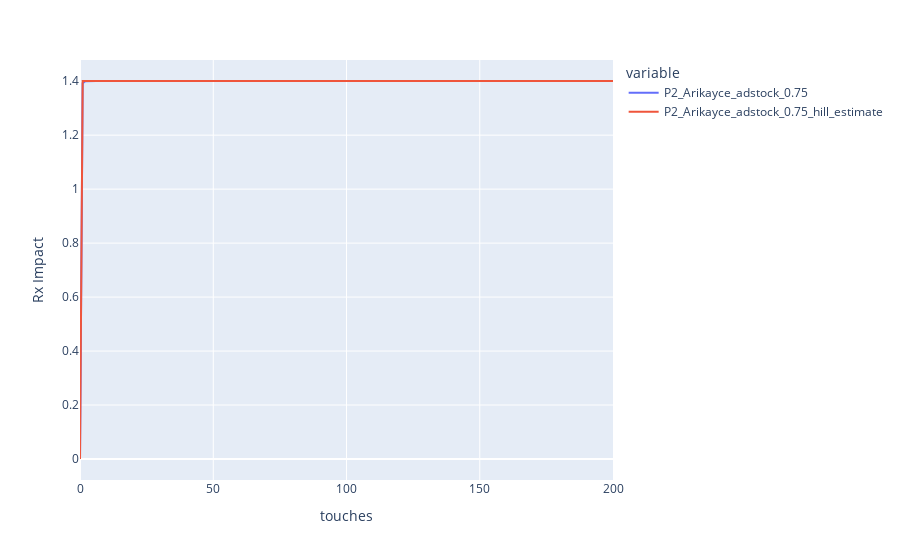

Notebook code cell kept with this figure:
### Code cell
response_curves.plot(channel2['resp_df'], 'touches', ['P2_Arikayce_adstock_0.75', 'P2_Arikayce_adstock_0.75_hill_estimate'])

### Figure 1 — Plotly figure (JSON) as saved in the notebook; plotly's stock layout.template omitted (floating-point values rounded to 4 significant figures; data arrays with more than 128 entries replaced by an {"elided": "..."} marker saying what was removed)
{"data": [{"hovertemplate": "variable=P2_Arikayce_adstock_0.75<br>touches=%{x}<br>value=%{y}<extra></extra>", "legendgroup": "P2_Arikayce_adstock_0.75", "line": {"color": "#636efa", "dash": "solid"}, "marker": {"symbol": "circle"}, "mode": "lines", "name": "P2_Arikayce_adstock_0.75", "orientation": "v", "showlegend": true, "type": "scatter", "x": {"elided": "201 int values"}, "xaxis": "x", "y": {"elided": "201 float values"}, "yaxis": "y"}, {"hovertemplate": "variable=P2_Arikayce_adstock_0.75_hill_estimate<br>touches=%{x}<br>value=%{y}<extra></extra>", "legendgroup": "P2_Arikayce_adstock_0.75_hill_estimate", "line": {"color": "#EF553B", "dash": "solid"}, "marker": {"symbol": "circle"}, "mode": "lines", "name": "P2_Arikayce_adstock_0.75_hill_estimate", "orientation": "v", "showlegend": true, "type": "scatter", "x": {"elided": "201 int values"}, "xaxis": "x", "y": {"elided": "201 float values"}, "yaxis": "y"}], "layout": {"legend": {"title": {"text": "variable"}, "tracegroupgap": 0}, "margin": {"t": 60}, "xaxis": {"anchor": "y", "domain": [0, 1], "title": {"text": "touches"}}, "yaxis": {"anchor": "x", "domain": [0, 1], "title": {"text": "Rx Impact"}}}}
